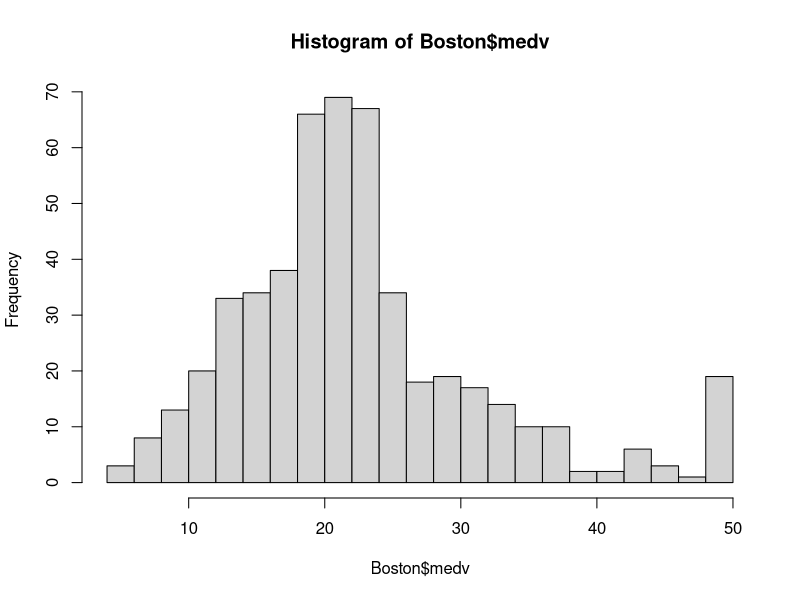
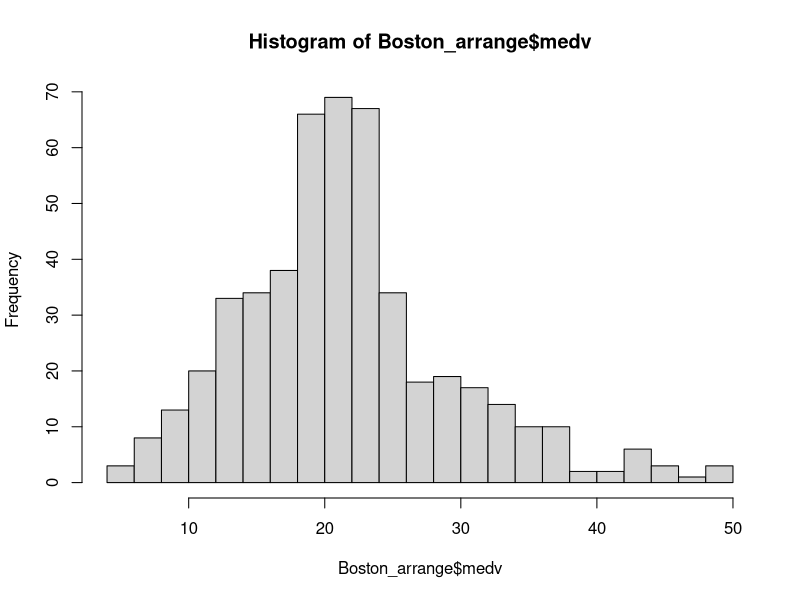
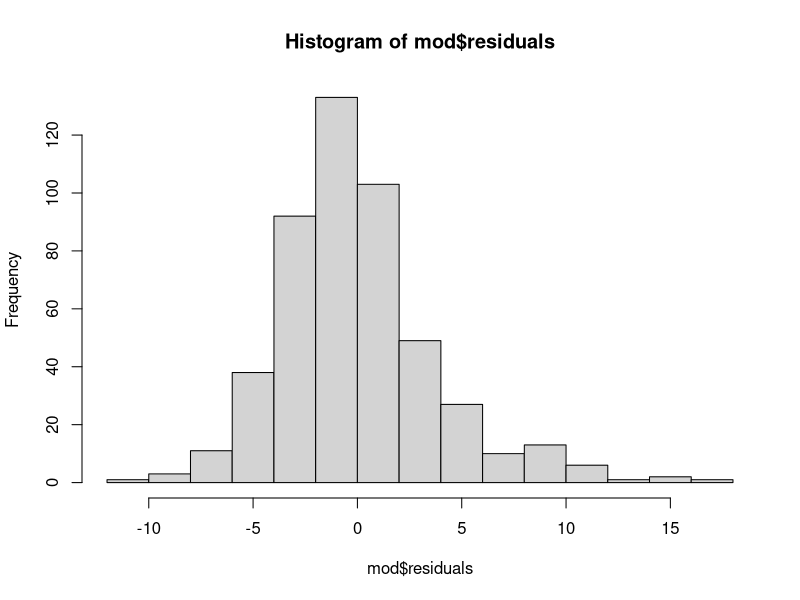
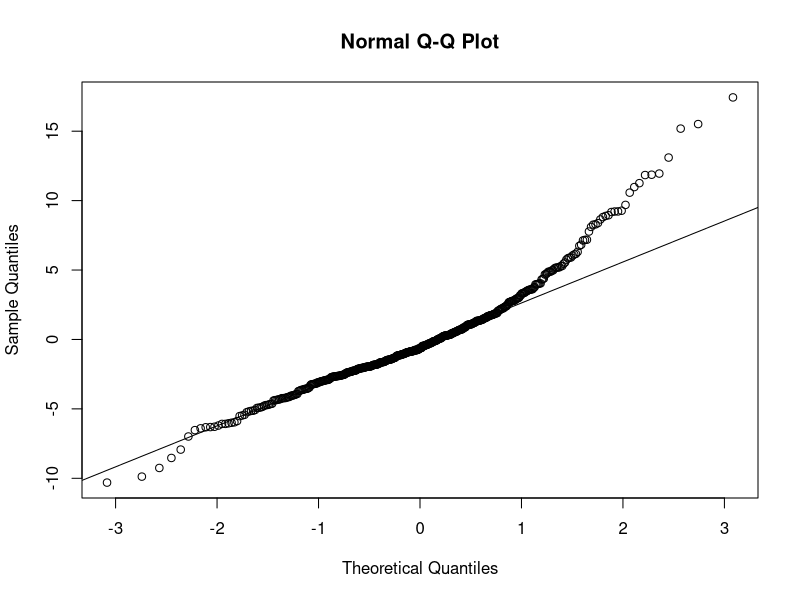

The R source for these figures, in order:
## ---- chunk 1
library(MASS)
data(Boston)
head(Boston)
## ---- chunk 2
sd(Boston$medv)
mean(Boston$medv)
hist(Boston$medv,20)
## ---- chunk 3
Boston_arrange<-subset(Boston, medv < 50)
hist(Boston_arrange$medv,20)
## ---- chunk 4
mod <- lm(medv~.,data=Boston_arrange)
summary(mod)
## ---- chunk 5
confint(mod)
## ---- chunk 6
mod_red <- lm(medv~.-age-indus-chas,data=Boston_arrange)
summary(mod_red)
## ---- chunk 7
M <- cor(Boston_arrange)
M["medv",]
## ---- chunk 8
AIC(mod)
AIC(mod_red)
## ---- chunk 9
BIC(mod)
BIC(mod_red)
## ---- chunk 10
step <- stepAIC(lm(medv~1,data=Boston_arrange),scope = 
                  medv~crim+zn+indus+chas+nox+rm+age+dis+tax+ptratio+black+lstat, direction="forward")
## ---- chunk 11
step
## ---- chunk 12
step$anova # resultados
## ---- chunk 13
AIC(step)
## ---- chunk 14
fit1 <- lm(medv~crim+zn+indus+chas+nox+rm+age+dis+tax+ptratio+black+lstat,data=Boston_arrange)
fit0 <- lm(medv~1,data=Boston_arrange)
stepAIC(fit1,direction="backward")
## ---- chunk 15
step$anova # resultados
## ---- chunk 16
AIC(step)
## ---- chunk 17
stepAIC(fit0,direction="both",scope=list(upper=fit1,lower=fit0))
## ---- chunk 18
step$anova # resultados
AIC(step)
## ---- chunk 19
mod <- lm(medv ~ lstat + rm + ptratio + tax + black + dis + nox + age +  zn + crim + indus,data= Boston_arrange)

mod

extractAIC(mod,scale=0)
## ---- chunk 20
hist(mod$residuals)
## ---- chunk 21
qqnorm(mod$residuals)
qqline(mod$residuals)
## ---- chunk 22
shapiro.test(mod$residuals) #hay un fuerte sesgo hacia la derecha y  no es normal la distribución
## ---- chunk 23
summary(mod)
